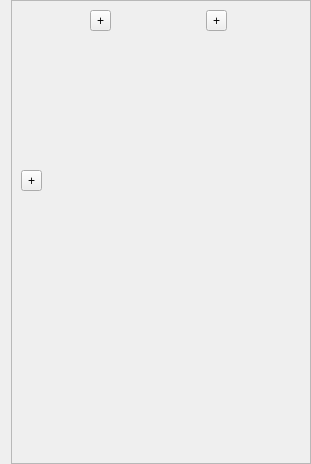
<?xml version="1.0" encoding="UTF-8"?>
<ui version="4.0">
 <class>Form</class>
 <widget class="QWidget" name="Form">
  <property name="geometry">
   <rect>
    <x>0</x>
    <y>0</y>
    <width>310</width>
    <height>464</height>
   </rect>
  </property>
  <property name="font">
   <font>
    <pointsize>9</pointsize>
   </font>
  </property>
  <property name="windowTitle">
   <string>Form</string>
  </property>
  <layout class="QVBoxLayout" name="verticalLayout">
   <property name="topMargin">
    <number>0</number>
   </property>
   <property name="rightMargin">
    <number>0</number>
   </property>
   <property name="bottomMargin">
    <number>0</number>
   </property>
   <item>
    <widget class="QScrollArea" name="scrollArea_block">
     <property name="sizePolicy">
      <sizepolicy hsizetype="Preferred" vsizetype="Preferred">
       <horstretch>0</horstretch>
       <verstretch>0</verstretch>
      </sizepolicy>
     </property>
     <property name="minimumSize">
      <size>
       <width>300</width>
       <height>0</height>
      </size>
     </property>
     <property name="lineWidth">
      <number>1</number>
     </property>
     <property name="verticalScrollBarPolicy">
      <enum>Qt::ScrollBarAsNeeded</enum>
     </property>
     <property name="horizontalScrollBarPolicy">
      <enum>Qt::ScrollBarAsNeeded</enum>
     </property>
     <property name="sizeAdjustPolicy">
      <enum>QAbstractScrollArea::AdjustToContents</enum>
     </property>
     <property name="widgetResizable">
      <bool>true</bool>
     </property>
     <property name="alignment">
      <set>Qt::AlignLeading|Qt::AlignLeft|Qt::AlignTop</set>
     </property>
     <widget class="QWidget" name="scrollAreaWidgetContents">
      <property name="geometry">
       <rect>
        <x>0</x>
        <y>0</y>
        <width>299</width>
        <height>462</height>
       </rect>
      </property>
      <layout class="QGridLayout" name="gridLayout_3">
       <property name="spacing">
        <number>2</number>
       </property>
       <item row="0" column="2" alignment="Qt::AlignLeft|Qt::AlignTop">
        <widget class="QToolButton" name="toolButton_new_filter">
         <property name="toolTip">
          <string>Add a new filter</string>
         </property>
         <property name="text">
          <string>+</string>
         </property>
         <property name="icon">
          <iconset theme="view-filter">
           <normaloff>.</normaloff>.</iconset>
         </property>
        </widget>
       </item>
       <item row="0" column="3">
        <widget class="PlotMatrix" name="plot_matrix" native="true">
         <property name="sizePolicy">
          <sizepolicy hsizetype="Expanding" vsizetype="Expanding">
           <horstretch>0</horstretch>
           <verstretch>0</verstretch>
          </sizepolicy>
         </property>
         <property name="minimumSize">
          <size>
           <width>91</width>
           <height>67</height>
          </size>
         </property>
         <property name="maximumSize">
          <size>
           <width>95</width>
           <height>156</height>
          </size>
         </property>
        </widget>
       </item>
       <item row="0" column="4" alignment="Qt::AlignLeft|Qt::AlignTop">
        <widget class="QToolButton" name="toolButton_new_plot">
         <property name="toolTip">
          <string>Add a new plot</string>
         </property>
         <property name="text">
          <string>+</string>
         </property>
         <property name="icon">
          <iconset theme="draw-watercolor">
           <normaloff>.</normaloff>.</iconset>
         </property>
        </widget>
       </item>
       <item row="0" column="5">
        <spacer name="horizontalSpacer_2">
         <property name="orientation">
          <enum>Qt::Horizontal</enum>
         </property>
         <property name="sizeHint" stdset="0">
          <size>
           <width>0</width>
           <height>20</height>
          </size>
         </property>
        </spacer>
       </item>
       <item row="0" column="0" rowspan="2" colspan="2">
        <widget class="DataMatrix" name="data_matrix" native="true">
         <property name="sizePolicy">
          <sizepolicy hsizetype="Expanding" vsizetype="Expanding">
           <horstretch>0</horstretch>
           <verstretch>0</verstretch>
          </sizepolicy>
         </property>
         <property name="minimumSize">
          <size>
           <width>67</width>
           <height>99</height>
          </size>
         </property>
        </widget>
       </item>
       <item row="3" column="1">
        <spacer name="verticalSpacer">
         <property name="orientation">
          <enum>Qt::Vertical</enum>
         </property>
         <property name="sizeHint" stdset="0">
          <size>
           <width>20</width>
           <height>0</height>
          </size>
         </property>
        </spacer>
       </item>
       <item row="2" column="0">
        <widget class="QToolButton" name="toolButton_load_dataset">
         <property name="toolTip">
          <string>Import a dataset</string>
         </property>
         <property name="text">
          <string>+</string>
         </property>
         <property name="icon">
          <iconset theme="office-chart-ring">
           <normaloff>.</normaloff>.</iconset>
         </property>
         <property name="autoRaise">
          <bool>false</bool>
         </property>
        </widget>
       </item>
      </layout>
     </widget>
    </widget>
   </item>
  </layout>
 </widget>
 <customwidgets>
  <customwidget>
   <class>DataMatrix</class>
   <extends>QWidget</extends>
   <header>dcscope.gui.matrix.data_matrix</header>
   <container>1</container>
  </customwidget>
  <customwidget>
   <class>PlotMatrix</class>
   <extends>QWidget</extends>
   <header>dcscope.gui.matrix.plot_matrix</header>
   <container>1</container>
  </customwidget>
 </customwidgets>
 <resources/>
 <connections/>
</ui>
